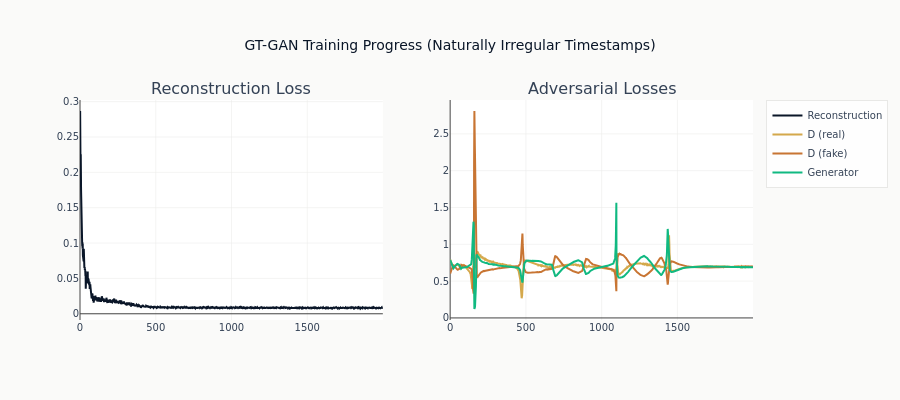

Source (notebook cell):
### Markdown cell above
## Training Progress

### Code cell
if training_losses["recon"]:  # Only plot if we have training losses
    fig = make_subplots(
        rows=1, cols=2, subplot_titles=["Reconstruction Loss", "Adversarial Losses"]
    )

    fig.add_trace(
        go.Scatter(y=training_losses["recon"], mode="lines", name="Reconstruction"),
        row=1,
        col=1,
    )
    fig.add_trace(
        go.Scatter(y=training_losses["d_real"], mode="lines", name="D (real)"), row=1, col=2
    )
    fig.add_trace(
        go.Scatter(y=training_losses["d_fake"], mode="lines", name="D (fake)"), row=1, col=2
    )
    fig.add_trace(go.Scatter(y=training_losses["g"], mode="lines", name="Generator"), row=1, col=2)

    fig.update_layout(
        title_text="GT-GAN Training Progress (Naturally Irregular Timestamps)",
        template="ml4t",
        height=400,
    )
    show_plotly_with_alt(
        fig,
        "Two panels of GT-GAN training curves against step. The left panel shows the "
        "reconstruction loss dropping steeply over the first few hundred steps and "
        "then running flat near zero. The right panel shows the discriminator's losses "
        "on real and on fake sequences together with the generator loss; all three "
        "spike against one another in bursts through the first three quarters of "
        "training and then settle onto a common flat level that holds to the end.",
    )

### Figure 1 — Plotly figure (JSON) as saved in the notebook; plotly's stock layout.template omitted (floating-point values rounded to 4 significant figures; data arrays with more than 128 entries replaced by an {"elided": "..."} marker saying what was removed)
{"data": [{"mode": "lines", "name": "Reconstruction", "type": "scatter", "xaxis": "x", "y": {"elided": "2000 float values"}, "yaxis": "y"}, {"mode": "lines", "name": "D (real)", "type": "scatter", "xaxis": "x2", "y": {"elided": "2000 float values"}, "yaxis": "y2"}, {"mode": "lines", "name": "D (fake)", "type": "scatter", "xaxis": "x2", "y": {"elided": "2000 float values"}, "yaxis": "y2"}, {"mode": "lines", "name": "Generator", "type": "scatter", "xaxis": "x2", "y": {"elided": "2000 float values"}, "yaxis": "y2"}], "layout": {"annotations": [{"font": {"size": 16}, "showarrow": false, "text": "Reconstruction Loss", "x": 0.225, "xanchor": "center", "xref": "paper", "y": 1.0, "yanchor": "bottom", "yref": "paper"}, {"font": {"size": 16}, "showarrow": false, "text": "Adversarial Losses", "x": 0.775, "xanchor": "center", "xref": "paper", "y": 1.0, "yanchor": "bottom", "yref": "paper"}], "height": 400, "title": {"text": "GT-GAN Training Progress (Naturally Irregular Timestamps)"}, "xaxis": {"anchor": "y", "domain": [0.0, 0.45]}, "xaxis2": {"anchor": "y2", "domain": [0.55, 1.0]}, "yaxis": {"anchor": "x", "domain": [0.0, 1.0]}, "yaxis2": {"anchor": "x2", "domain": [0.0, 1.0]}}}
